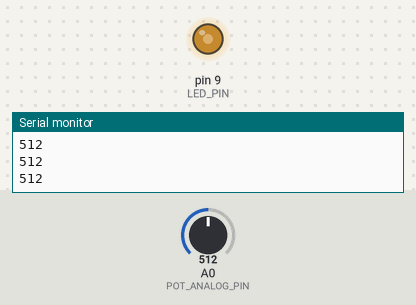
This sketch was run on a simulated Arduino Uno, built with avr-gcc and run on an emulated ATmega328P. Shown: output pins drawn as LEDs (lit = HIGH), the last lines printed to the serial monitor. The test bench sets the inputs (shaded band); at power-on: A0 (POT_ANALOG_PIN) = 512.

Above: at 1.2 s.
1.3 s: A0 (POT_ANALOG_PIN) set to 716
At 2.3 s:
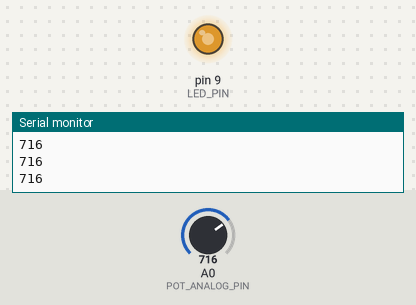
2.8 s: A0 (POT_ANALOG_PIN) set to 900
At 3.8 s:
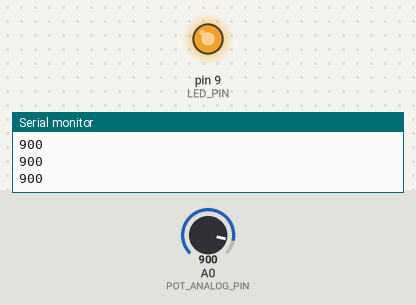
4.3 s: A0 (POT_ANALOG_PIN) set to 122
At 5.3 s:
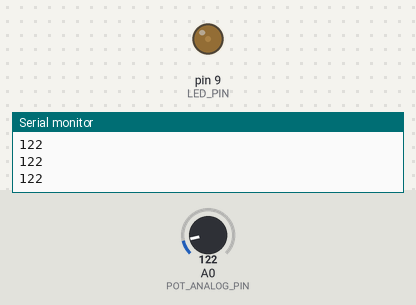
5.8 s: A0 (POT_ANALOG_PIN) set to 0
At 6.8 s:
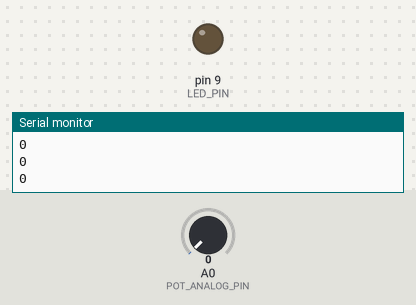
7.3 s: A0 (POT_ANALOG_PIN) set to 511
At 8.3 s:
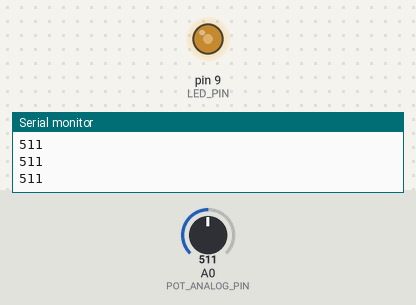
Timing chart, 0 to 9.8 s (numbered marks = the images above; inputs shaded):
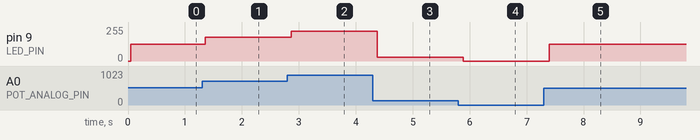

The sketch:

Week4L4.ino
```cpp
const int POT_ANALOG_PIN = 0;
const int LED_PIN = 9;

void setup() {
  // put your setup code here, to run once:
  Serial.begin(9600);
  pinMode(LED_PIN, OUTPUT);
}

void loop() {
  // put your main code here, to run repeatedly:
  int potVal = analogRead(POT_ANALOG_PIN);
  Serial.println(potVal);
  delay(50);

  int outVal = map(potVal, 0, 1023, 0, 255);
  analogWrite(LED_PIN, outVal);
}
```

Measured:
- after the input at 1.3 s, pin 9 (LED_PIN): 127/255 → 178/255 after 0.06 s
- after the input at 2.8 s, pin 9 (LED_PIN): 178/255 → 224/255 after 0.07 s
- after the input at 4.3 s, pin 9 (LED_PIN): 224/255 → 30/255 after 0.08 s
- after the input at 5.8 s, pin 9 (LED_PIN): 30/255 → 0/255 after 0.09 s
- after the input at 7.3 s, pin 9 (LED_PIN): 0/255 → 127/255 after 0.10 s
